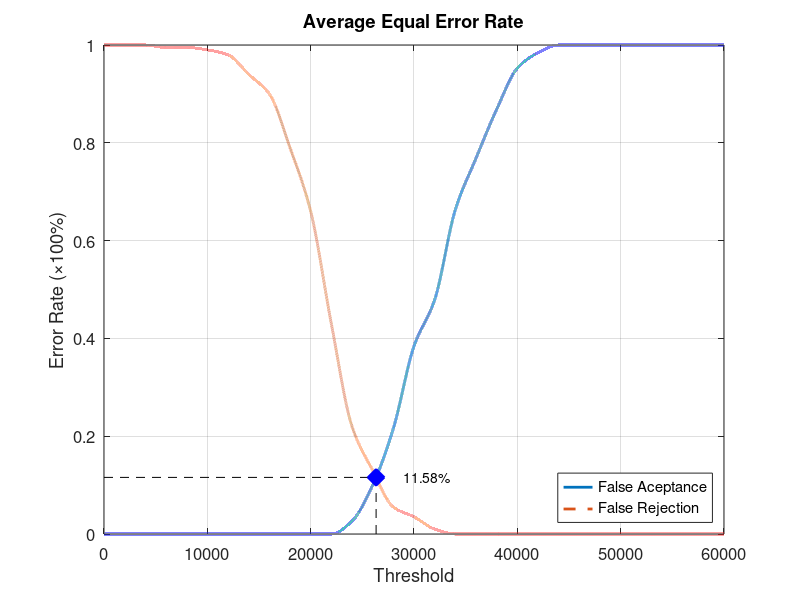
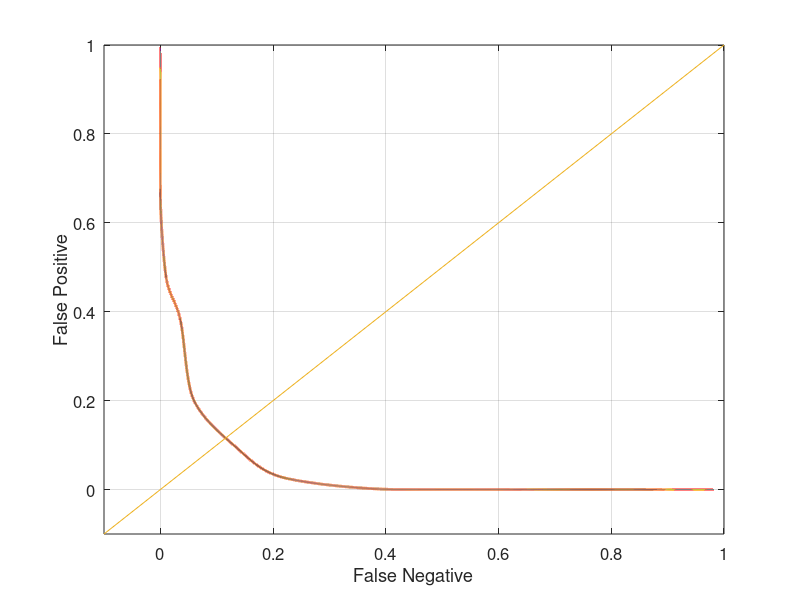

Write the MATLAB code that produced these figures, in order.
function yEER = Database2_2
close all;
clear;
clc;
x = 0:2000:60000;
xq = 0:0.5:60000;

y0 = [0 0 0 0 0 0 0 0 0 0 0 0 0.0263158 0.1 0.215789 0.384211 0.478947 0.663158 0.768421 0.868421 0.952632 0.984211 1 1 1 1 1 1 1 1 1];
yy0 = interp1(x, y0, xq, 'pchip');
y1 = [1 1 1 0.995 0.995 0.99 0.98 0.94 0.9 0.79 0.66 0.43 0.22 0.13 0.055 0.035 0.01 0 0 0 0 0 0 0 0 0 0 0 0 0 0];
yy1 = interp1(x, y1, xq, 'pchip');

% Calculating EER: 
y2 = abs(y0 - y1);
find(y2 == min(y2))
yy2 = abs(yy0 - yy1);
xEER = find(yy2 == min(yy2));
xEERIndex = xq(xEER) % X-axis EER
yEER = yy0(xEER) % Y-axis EER

main = figure
plot(xq, yy0,'-','LineWidth', 2);	hold on
plot(xq, yy1,'--','LineWidth', 2);	hold on
plot([xEERIndex xEERIndex], [0 yEER], 'k--');	hold on
plot([0 xEERIndex], [yEER yEER], 'k--');	hold on
plot(xEERIndex, yEER, 'bx', 'LineWidth', 10);	hold on
text(xEERIndex + 10 * xEERIndex / 100, yEER, [num2str(round((10000 * yEER)) / 100) '%'])
legend('False Aceptance', 'False Rejection', 'Location', 'SouthEast')
xlabel('Threshold')
ylabel('Error Rate (\times100%)')
title('Average Equal Error Rate')
set(gca, 'FontSize', 12)
axis([0 60000 0 1])
grid on

print(main, 'Database2_2Main', '-dpng');
FNRxFPR = figure('Color', [1 1 1]);
plot(yy1, yy0, '-', yy1, yy0, 'LineWidth', 2);
hold on
y = -0.1:0.1:1
plot(y, y); 
set(gca, 'FontSize', 12)
xlabel('False Negative')
ylabel('False Positive')
axis([-0.1 1 -0.1 1])
set(gca, 'FontSize', 12)
grid on

print(FNRxFPR, 'Database2_2FNRxFPR','-dpng');
end
